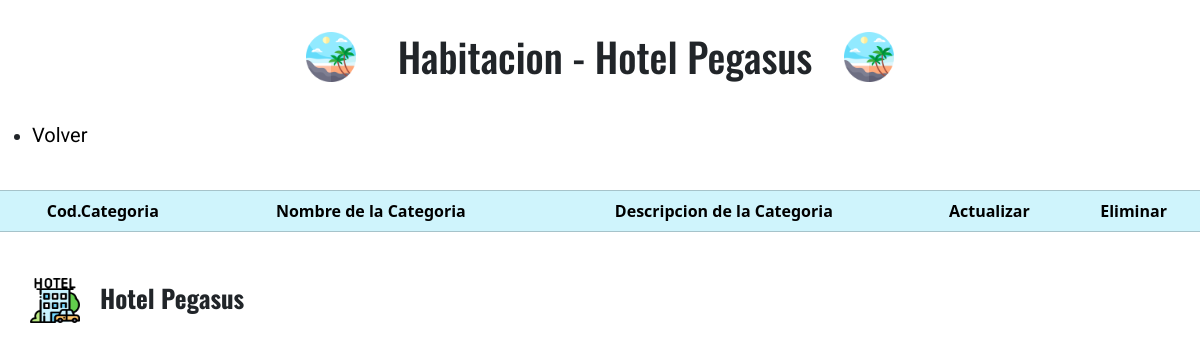
The page /servicios/verCategorias on the database as committed earlier.
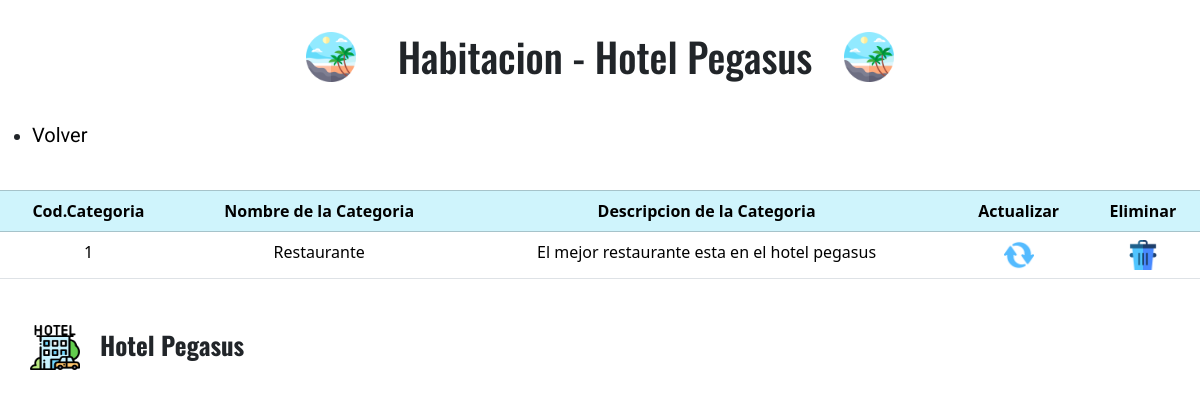
The same page on the database as committed later.
### serviciosGestion/models.py (models this page shows)
class tb_categoria(models.Model):
    codigo_cat = models.AutoField(primary_key=True, verbose_name = 'Codigo de la categoria')
    nombre_cat = models.CharField(max_length=70, verbose_name = 'Nombre de la categoria')
    descripcion_cat = models.TextField(verbose_name = 'Descripcion de la categoria')
    imagen_cat = models.ImageField(verbose_name = 'Imagen de la categoria',upload_to='media', height_field=None, width_field=None, max_length=None)

### serviciosGestion/views.py (the view)
# urls.py: path('verCategorias',verCategorias, name = 'verCategorias'),
def verCategorias(request):
    categorias = tb_categoria.objects.all()
    contexto = {
        'categorias': categorias
    }
    return render(request,'mostrarCategorias.html', contexto)

### templates/mostrarCategorias.html (shortened to what this page needs)
{% load static %}
<!DOCTYPE html>
<html lang="es">
<head>
    <link href="https://cdn.jsdelivr.net/npm/bootstrap@5.3.2/dist/css/bootstrap.min.css" rel="stylesheet">
    <link rel="stylesheet" href="{% static 'css/verUsuarios.css' %}">
</head>
<body>
    <header>
        <div class="logoIzquierdo">
            <img src="{% static 'img/playa.png' %}" alt="logoIzquierda">
        </div>
        <h1 class="tituloEncabezado">Habitacion - Hotel Pegasus</h1>
        <div class="logoIzquierdo">
            <img src="{% static 'img/playa.png' %}" alt="logoIzquierda">
        </div>
    </header>
    <ul>
        <li>
            <a href="{% url 'inicioServicios' %}">Volver</a>
        </li>
    </ul>
    <table class="table">
        <br>
        <thead class="table-info table-bordered">
                <tr>
                    <th scope='col'>Cod.Categoria</th>
                    <th scope='col'>Nombre de la Categoria</th>
                    <th scope='col'>Descripcion de la Categoria</th>
                    <th scope='col'>Actualizar</th>
                    <th scope='col'>Eliminar</th>
                </tr>
            {% for i in categorias %}
            </thead>
                <tr>
                    <td>{{i.codigo_cat}}</td>
                    <td>{{i.nombre_cat}}</td>
                    <td>{{i.descripcion_cat}}</td>
                    <td>
                        <a href="actualizaCategoria/{{i.codigo_cat}}"><img src="{% static "img/actualizar.png" %}" alt="imagenActualizar" width="30px"></a>
                    </td>
                    <td>
                        <a href="eliminarCategoria/{{i.codigo_cat}}"><img src="{% static "img/eliminar.png"%}" alt="imagenEliminar" width='30px'></a>
                    </td>
                </tr>
            {% endfor %}
    </table>
    <footer>
        <div class="contenedorFooter">
            <img src="{% static 'img/hotel.png' %}" alt="hotelIcono">
            <h3>Hotel Pegasus</h3>
        </div>
    </footer>
</body>
</html>

Rows that differ between the two databases and show on the page:
added tb_categoria: codigo_cat "1", nombre_cat "Restaurante", descripcion_cat "El mejor restaurante esta en el hotel pegasus"
